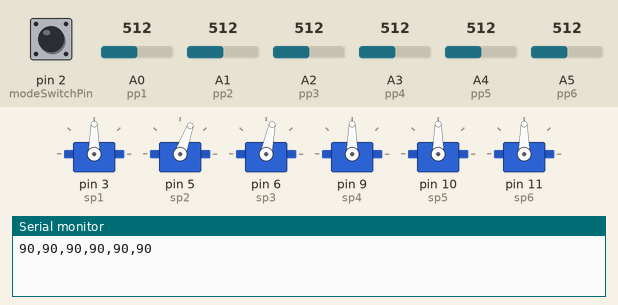
Simulated run of this sketch. Board: Arduino Uno, built with avr-gcc and run on an emulated ATmega328P. Shown: 6 × servo, the last lines printed to the serial monitor. Inputs (shaded band) come from the test bench; at power-on: A0 (pp1) = 512, A1 (pp2) = 512, A2 (pp3) = 512, A3 (pp4) = 512, A4 (pp5) = 512, A5 (pp6) = 512, pin 2 (modeSwitchPin) HIGH.

Above: at 1.2 s.
1.3 s: A0 (pp1) set to 716
At 2.2 s:
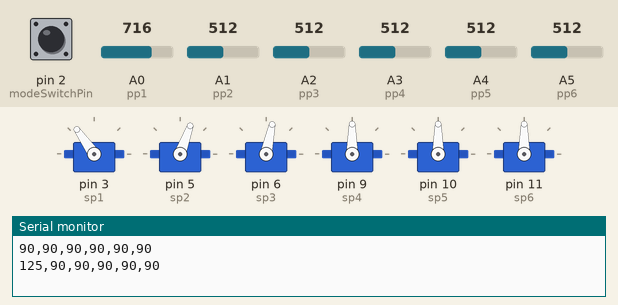
2.8 s: A1 (pp2) set to 716
At 3.3 s:
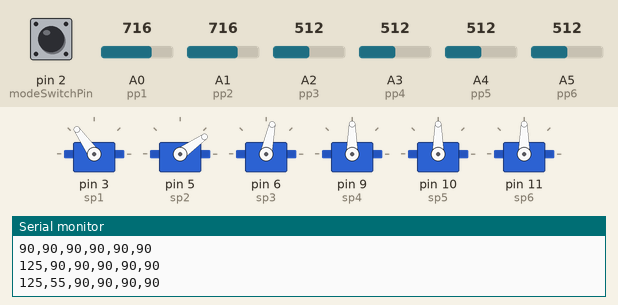
4.3 s: A2 (pp3) set to 716
At 5.5 s:
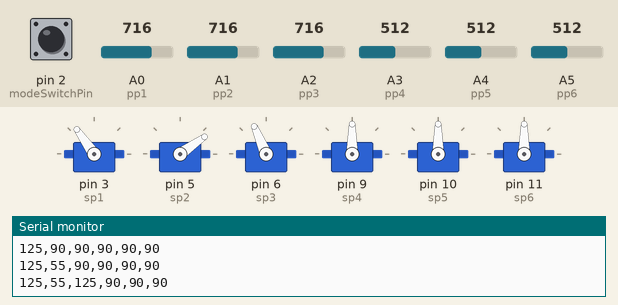
5.8 s: A3 (pp4) set to 716
At 6.8 s:
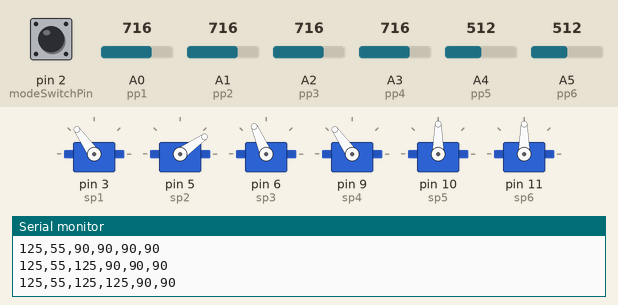
7.3 s: A4 (pp5) set to 716
At 7.9 s:
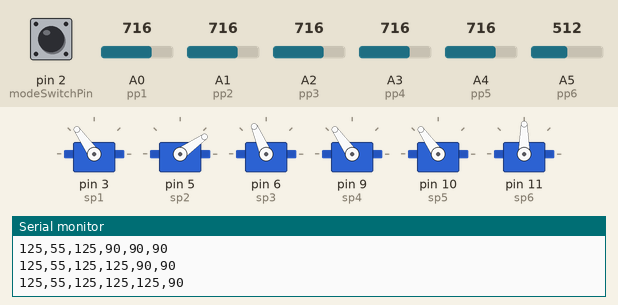
8.8 s: A5 (pp6) set to 716
At 9.1 s:
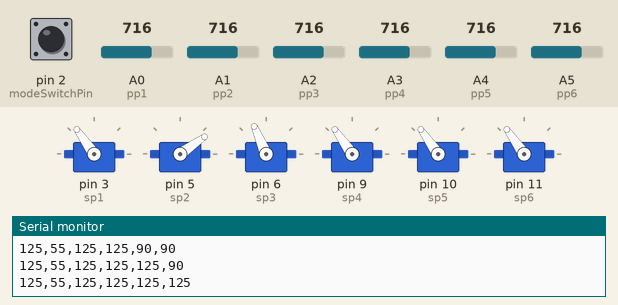
Timing chart, 0 to 11.3 s (numbered marks = the images above; inputs shaded):
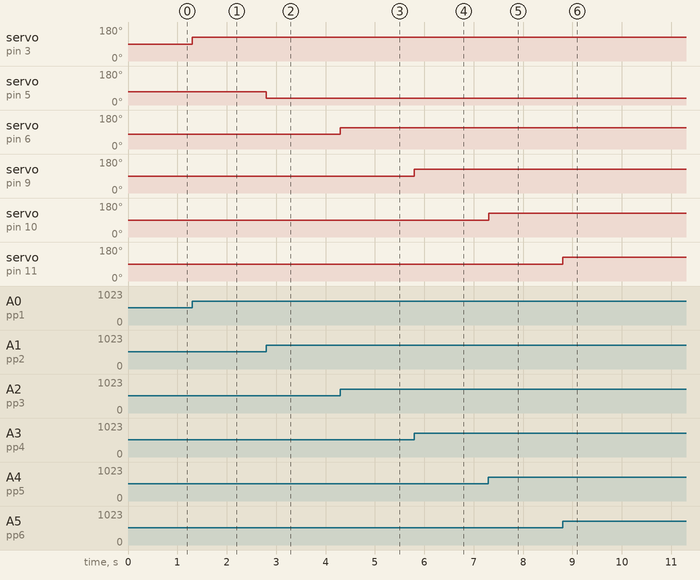

Measured:
- after the input at 1.3 s, servo on pin 3 (sp1): 90° → 125° at once
- after the input at 2.8 s, servo on pin 5 (sp2): 70° → 35° at once
- after the input at 4.3 s, servo on pin 6 (sp3): 78° → 113° at once
- after the input at 5.8 s, servo on pin 9 (sp4): 90° → 125° at once
- after the input at 7.3 s, servo on pin 10 (sp5): 90° → 125° at once
- after the input at 8.8 s, servo on pin 11 (sp6): 90° → 125° at once

The sketch:

controller.ino
```cpp
// (licence header left out)
#include <Servo.h>

Servo s1;  //base rotation
Servo s2;  //lower arm joint
Servo s3;  //upper arm joint
Servo s4;  //upper arm rotation
Servo s5;  //wrist
Servo s6;  //hand rotation

int modeSwitchPin = 2;

//servo pins
int sp1 = 3;
int sp2 = 5;
int sp3 = 6;
int sp4 = 9;
int sp5 = 10;
int sp6 = 11;

//pot pins
int pp1 = A0;
int pp2 = A1;
int pp3 = A2;
int pp4 = A3;
int pp5 = A4;
int pp6 = A5;

int lastPos[7] = {0, 0, 0, 0, 0, 0, 0};

//					x, 1,  2,   3,  4, 5, 6  you must set these to your system..
int calibration[7] = {0, 0, -20, -12, 0, 0, 0};
int neutralPos[7]  = {0,93,121,37,80,86,80};
bool moved = false;
bool debug = false;
bool inJoyStickMode = true;

void gotoNeutralPos(){
	for(int i=1; i<=6; i++) doMove(i, neutralPos[i],0);
}

void setup() {

	Serial.begin(115200);
	s1.attach(sp1);
	s2.attach(sp2);
	s3.attach(sp3);
	s4.attach(sp4);
	s5.attach(sp5);
	s6.attach(sp6);

	pinMode(pp1, INPUT);
	pinMode(pp2, INPUT);
	pinMode(pp3, INPUT);
	pinMode(pp4, INPUT);
	pinMode(pp5, INPUT);
	pinMode(pp6, INPUT);

	pinMode(modeSwitchPin, INPUT_PULLUP); //defaults to joystick mode..

}

void loop() {

	if(digitalRead(modeSwitchPin) == HIGH){
		inJoyStickMode = true;
		JoyStickMode();
	}
	else{
		if(inJoyStickMode){
			inJoyStickMode = false;
			gotoNeutralPos();
		}
		SerialControlMode();
	}

}


void JoyStickMode(){

	moved = false;
	int raw1 = analogRead(pp1);
	int raw2 = analogRead(pp2);
	int raw3 = analogRead(pp3);
	int raw4 = analogRead(pp4);
	int raw5 = analogRead(pp5);
	int raw6 = analogRead(pp6);

	int pos1 = map(raw1, 0, 1023, 0, 180);
	int pos2 = map(raw2, 0, 1023, 180, 0); //note i accidently swapped which side my +/- were on so I have to swap the mapping..(arm was acting in reverse of my motion)
	int pos3 = map(raw3, 0, 1023, 0, 180);
	int pos4 = map(raw4, 0, 1023, 0, 180); //not implemented in joystick yet
	int pos5 = map(raw5, 0, 1023, 0, 180);
	int pos6 = map(raw6, 0, 1023, 0, 180); //not implemented in joystick yet

	if(abs(pos1 - lastPos[1]) > 2) doMove(1, pos1, raw1);
	if(abs(pos2 - lastPos[2]) > 2) doMove(2, pos2, raw2);
	if(abs(pos3 - lastPos[3]) > 2) doMove(3, pos3, raw3);
	if(abs(pos4 - lastPos[4]) > 2) doMove(4, pos4, raw4);
	if(abs(pos5 - lastPos[5]) > 2) doMove(5, pos5, raw5);
	if(abs(pos6 - lastPos[6]) > 2) doMove(6, pos6, raw6);

	if(moved){
		if(debug)
			Serial.println();
		else{
			Serial.print(pos1);Serial.print(',');
			Serial.print(pos2);Serial.print(',');
			Serial.print(pos3);Serial.print(',');
			Serial.print(pos4);Serial.print(',');
			Serial.print(pos5);Serial.print(',');
			Serial.print(pos6);
			Serial.println();
		}
	}

}


void SerialControlMode(){

	String n;
	Servo* s = 0;

	int i=1;
	int pos[7] = {0, 0, 0, 0, 0, 0, 0};
	char tmp[100];
	char *t = &tmp[0];

	//expected input 6 csv numbers for servo positions \n
	//0,0,0,0,0,0\n
	while(!Serial.available()){
		delay(1);
		if(digitalRead(modeSwitchPin) == HIGH) return; //they entered joystick mode..
	}

	n = Serial.readStringUntil('\n');

	if(n.length() >= 100){
		Serial.println("Invalid to long!");
		return;
	}

	strcpy(tmp,n.c_str());

	while(i < 7){
	    pos[i] = atoi(t);
	    i++;
		if(i!=7){
			while(*t != ','){
				if(*t == 0){i=7; break;}
				t++;
			}
		}
		t++;
	}

	if(i!=7){
		Serial.print("Invalid command string i=");
		Serial.println(i);
		Serial.println();
		return;
	}

	if(debug){
		Serial.print("Parsed input: ");
		for(i=1; i<=6; i++){
			Serial.print(pos[i]);
			Serial.print( (i==6 ? '\n' : ',' ) );
		}
	}

	bool isEmpty = true;
	for(i=1; i<=6; i++){
		if(pos[i] != 0){ isEmpty = false; break; }
	}

	if(!isEmpty){
		for(i=1; i<=6; i++){
			if( pos[i] != lastPos[i] ) doMove(i,pos[i],0);
		}
	}

	Serial.println("OK");

}

Servo* getServo(int index){

	switch(index){
		case 1: return &s1;
		case 2: return &s2;
		case 3: return &s3;
		case 4: return &s4;
		case 5: return &s5;
		case 6: return &s6;
	}

	return 0;
}

void doMove(int index, int pos, int raw){

	Servo* s = getServo(index);
	if(s==0) return;

	lastPos[index] = pos;
	if(debug) dbg(index,raw,pos);
	s->write(pos + calibration[index]);
	moved = true;

}


void dbg(int index, int raw, int pos){

	Serial.print(index);
	Serial.print(") ");
	Serial.print("Raw: ");
	Serial.print(raw);
	Serial.print(" Mapped: ");
	Serial.println(pos);

}
```
